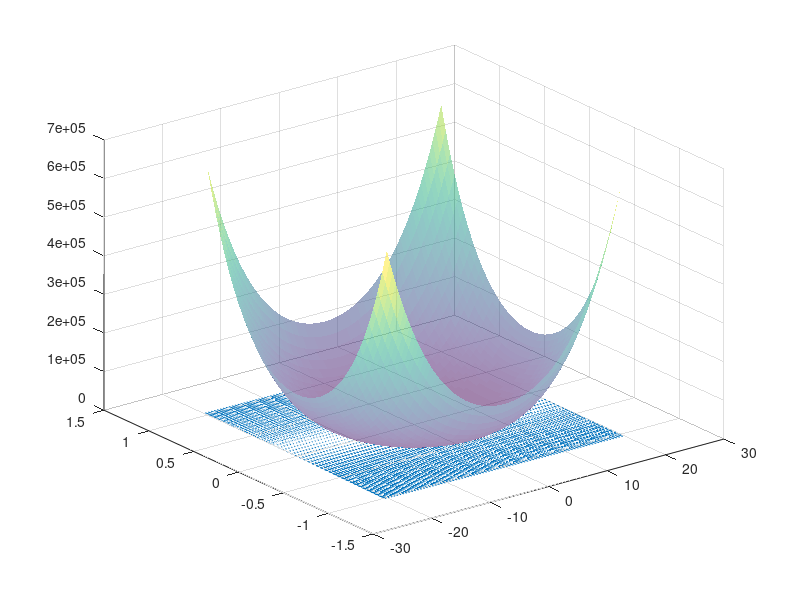

This chart was generated by the following MATLAB code: (Note: this script raises an error after producing the figure.)
% Chosen bounds
M = 20;
v = 1;

% Parameters of the lyapunov function
D = M^4;
b = D/(v^4);
a = 2*sqrt(D) / (v^2);

% The gain required to ensure stability (only g(1) matters, I've chosen g(2) here
% arbitrarily)
g = [-(v/M)^2, -v / M * sqrt(2)];

% The Lyapunov function, offset by D so that we can also use it to plot the open,
% connected set Omega
V = @(x,y) x.^4 + a*(x.^2).*(y.^2) + b * y.^4 - D;
V = @(x,y) (x.^2 + (M/v)^2 .* y.^2).^2 - D; % this definition is just a re-arranged version of above.

% Form a grid to work with and calculate the flow on the grid.
[xi1,xi2] = meshgrid(-(D^(0.25)):0.5:(D^0.25), -1:0.05:1);
dxi1 = xi2;
dxi2 = g(1) * xi1 + g(2)*xi2;

% Plot the lyapunov function over the set Omega and with the flow
figure(1);
surf(xi1, xi2, V(xi1, xi2) + D, 'FaceAlpha', 0.5, 'LineStyle', 'none'); hold on;
quiver(xi1, xi2, dxi1, dxi2);
fimplicit(V);
xlabel('\xi_1');
ylabel('\xi_2');
zlabel('Energy');

% Plot just the flow and the open set
figure(2);
quiver(xi1, xi2, dxi1, dxi2); hold on;
fimplicit(V);
xlabel('\xi_1');
ylabel('\xi_2');